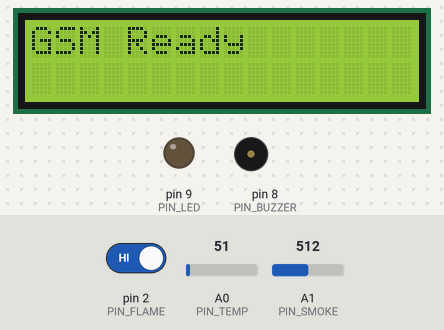
This sketch was run on a simulated Arduino Uno, built with avr-gcc and run on an emulated ATmega328P. On the bench: 16×2 character LCD, output pins drawn as LEDs (lit = HIGH), buzzer (waves = sounding, pin HIGH). The inputs (shaded band) are chosen by the test bench; at power-on: A1 (PIN_SMOKE) = 512, pin 2 (PIN_FLAME) HIGH, A0 (PIN_TEMP) = 51. The modem accepts every AT command (registered, SIM ready, sends succeed) and sends nothing else; what the sketch prints to the serial monitor is not drawn.

Above: at 6.2 s.
At 8.8 s:
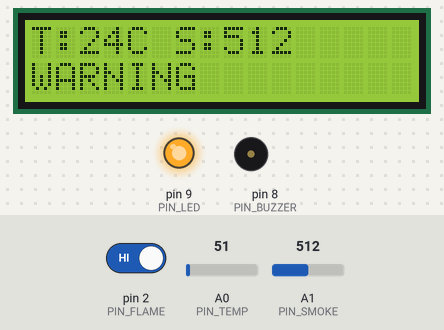
8.9 s: A1 (PIN_SMOKE) set to 409
At 9.13 s:
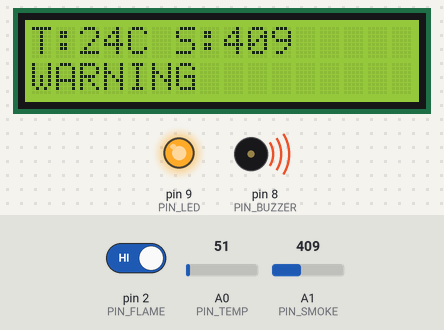
12.3 s: A1 (PIN_SMOKE) set to 382
At 13.2 s:
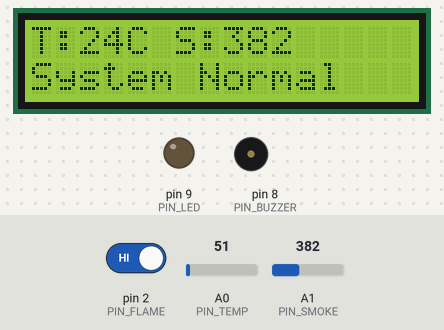
13.9 s: pin 2 (PIN_FLAME) driven LOW
At 15.3 s:
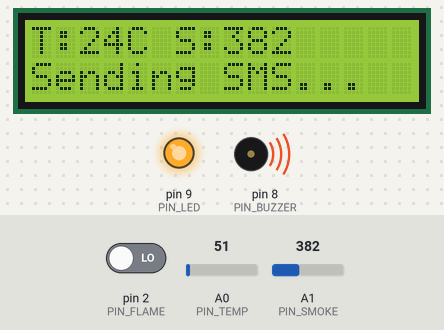
Timing chart, 0 to 16.9 s (numbered marks = the images above; inputs shaded):
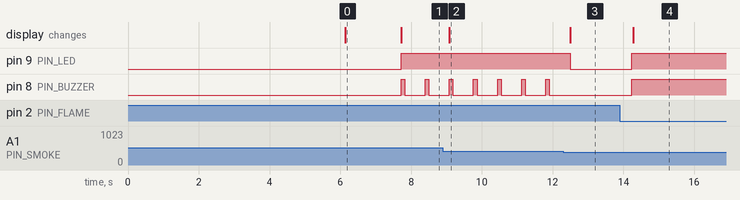

Measured:
- the behaviour switches between 400 and 399 on A1 (PIN_SMOKE) (found by bisection; images 2 and 3)
- after the input at 8.9 s, the display: changes after 0.18 s (image 2)
- after the input at 12.3 s, pin 9 (PIN_LED): HIGH → LOW after 0.19 s; pin 8 (PIN_BUZZER): stops changing and stays LOW; the display: changes after 0.19 s (image 3)
- after the input at 13.9 s, pin 9 (PIN_LED), pin 8 (PIN_BUZZER): LOW → HIGH after 0.34 s; the display: changes after 0.38 s (image 4)
- by itself, pin 8 (PIN_BUZZER): alternates HIGH for 0.10 s and LOW for 0.58 s
- what the display in image 0 shows lasts 1.6 s, from 6.1 s to 7.7 s

The sketch:

gsm_fire_alert.ino
```cpp
#include <LiquidCrystal.h>

/*
 * GSM Based Fire Alert System
 * Board  : Arduino Uno
 * GSM    : SIM800L (3.7-4.2V supply, use a level shifter or voltage divider on RX)
 * Sensors: LM35 (temperature), MQ-2 (smoke), flame sensor module (digital)
 * Output : 16x2 I2C LCD, buzzer, red LED
 *
 * Wiring
 *   LM35 OUT     -> A0
 *   MQ-2 AO      -> A1
 *   Flame DO     -> D2   (LOW = flame detected on most modules)
 *   Buzzer       -> D8
 *   Red LED      -> D9
 *   SIM800L TX   -> D10  (Arduino RX via SoftwareSerial)
 *   SIM800L RX   -> D11  (Arduino TX, through 5V -> 3.3V divider)
 *   LCD SDA/SCL  -> A4/A5
 */

#include <SoftwareSerial.h>
#include <Wire.h>
#include <LiquidCrystal_I2C.h>

// ---------- Configuration ----------
const char *ALERT_NUMBERS[] = {"+910000000001", "+910000000002"};
const uint8_t NUMBER_COUNT = 2;

const float TEMP_THRESHOLD_C = 55.0;
const int SMOKE_THRESHOLD = 400;            // raw ADC value (0-1023), calibrate for your MQ-2
const unsigned long SMS_REPEAT_MS = 30000;  // repeat SMS while alarm lasts

// ---------- Pins ----------
const uint8_t PIN_TEMP = A0;
const uint8_t PIN_SMOKE = A1;
const uint8_t PIN_FLAME = 2;
const uint8_t PIN_BUZZER = 8;
const uint8_t PIN_LED = 9;

SoftwareSerial gsm(10, 11);  // RX, TX
LiquidCrystal_I2C lcd(0x27, 16, 2);

enum State { NORMAL, WARNING, ALARM };
State state = NORMAL;
unsigned long lastSms = 0;
bool smsSentOnce = false;

// ---------- GSM helpers ----------
String readGsm(unsigned long timeoutMs) {
  String resp = "";
  unsigned long start = millis();
  while (millis() - start < timeoutMs) {
    while (gsm.available()) resp += (char)gsm.read();
  }
  return resp;
}

bool sendAt(const char *cmd, const char *expect, unsigned long timeoutMs = 1000) {
  gsm.println(cmd);
  String r = readGsm(timeoutMs);
  return r.indexOf(expect) >= 0;
}

bool initGsm() {
  gsm.begin(9600);
  delay(1000);
  if (!sendAt("AT", "OK")) return false;
  sendAt("ATE0", "OK");
  if (!sendAt("AT+CPIN?", "READY", 2000)) return false;
  if (!sendAt("AT+CMGF=1", "OK")) return false;  // text mode
  return true;
}

void sendSms(const char *number, const String &text) {
  gsm.print("AT+CMGS=\"");
  gsm.print(number);
  gsm.println("\"");
  delay(500);
  gsm.print(text);
  delay(200);
  gsm.write(26);  // Ctrl+Z
  readGsm(5000);
}

void sendAlerts(float t, int smoke, bool flame) {
  String msg = "FIRE ALERT!\nTemp: " + String(t, 1) + "C\nSmoke: " + String(smoke) +
               "\nFlame: " + (flame ? "YES" : "NO");
  for (uint8_t i = 0; i < NUMBER_COUNT; i++) {
    sendSms(ALERT_NUMBERS[i], msg);
    delay(1000);
  }
}

// ---------- Sensors ----------
float readTemperatureC() {
  // LM35: 10 mV per degree C, 5V reference, 10-bit ADC
  long sum = 0;
  for (uint8_t i = 0; i < 10; i++) {
    sum += analogRead(PIN_TEMP);
    delay(5);
  }
  float mv = (sum / 10.0) * (5000.0 / 1023.0);
  return mv / 10.0;
}

int readSmoke() {
  return analogRead(PIN_SMOKE);
}

bool readFlame() {
  return digitalRead(PIN_FLAME) == LOW;
}

// ---------- Setup / loop ----------
void setup() {
  pinMode(PIN_BUZZER, OUTPUT);
  pinMode(PIN_LED, OUTPUT);
  pinMode(PIN_FLAME, INPUT);
  Serial.begin(9600);

  lcd.init();
  lcd.backlight();
  lcd.print("Fire Alert Sys");
  lcd.setCursor(0, 1);
  lcd.print("Starting GSM...");

  bool ok = initGsm();
  lcd.clear();
  lcd.print(ok ? "GSM Ready" : "GSM Error");
  delay(1500);
}

void loop() {
  float t = readTemperatureC();
  int smoke = readSmoke();
  bool flame = readFlame();

  bool hot = t >= TEMP_THRESHOLD_C;
  bool smoky = smoke >= SMOKE_THRESHOLD;

  if (flame || (hot && smoky)) state = ALARM;
  else if (hot || smoky) state = WARNING;
  else state = NORMAL;

  lcd.setCursor(0, 0);
  lcd.print("T:");
  lcd.print((int)t);
  lcd.print("C S:");
  lcd.print(smoke);
  lcd.print("    ");
  lcd.setCursor(0, 1);

  switch (state) {
    case NORMAL:
      lcd.print("System Normal   ");
      digitalWrite(PIN_BUZZER, LOW);
      digitalWrite(PIN_LED, LOW);
      smsSentOnce = false;
      break;

    case WARNING:
      lcd.print("WARNING         ");
      digitalWrite(PIN_LED, HIGH);
      digitalWrite(PIN_BUZZER, HIGH);
      delay(100);
      digitalWrite(PIN_BUZZER, LOW);
      smsSentOnce = false;
      break;

    case ALARM:
      lcd.print("!! FIRE ALERT !!");
      digitalWrite(PIN_LED, HIGH);
      digitalWrite(PIN_BUZZER, HIGH);
      if (!smsSentOnce || millis() - lastSms >= SMS_REPEAT_MS) {
        lcd.setCursor(0, 1);
        lcd.print("Sending SMS...  ");
        sendAlerts(t, smoke, flame);
        lastSms = millis();
        smsSentOnce = true;
      }
      break;
  }

  Serial.print("T=");
  Serial.print(t);
  Serial.print(" Smoke=");
  Serial.print(smoke);
  Serial.print(" Flame=");
  Serial.print(flame);
  Serial.print(" State=");
  Serial.println(state);

  delay(500);
}
```
